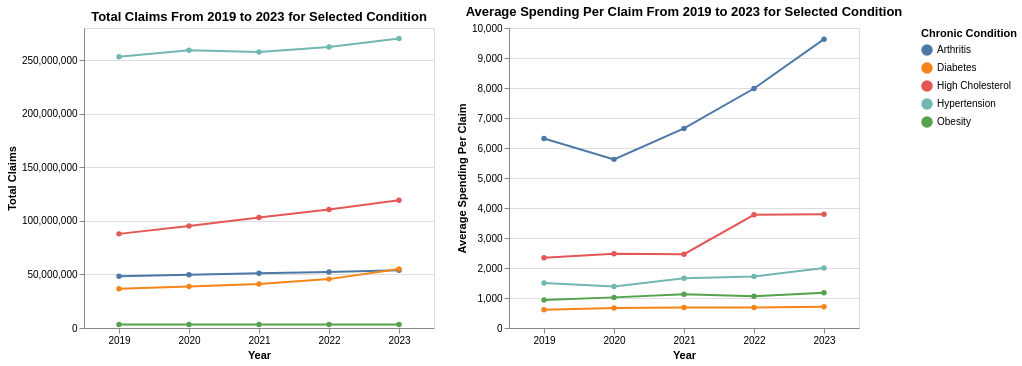

Notebook code for this chart:
### Code cell
input_dropdown = alt.binding_select(options=[None] + conditions,
                                    labels=["All"] + conditions,
                                    name="Chronic Condition: ")

selection = alt.selection_point(fields=["Disease_Category"],
                                bind=input_dropdown,
                                empty=True)

total_claims = alt.Chart(total_claims_df).mark_line(point=True).encode(
    x=alt.X("Year:N", axis=alt.Axis(labelAngle=0)),
    y=alt.Y("Tot_Clms:Q", title="Total Claims"),
    color=alt.Color("Disease_Category:N", legend=alt.Legend(title="Chronic Condition")),
    tooltip=[alt.Tooltip("Disease_Category:N", title="Condition"),
             alt.Tooltip("Year:N"),
             alt.Tooltip("Tot_Clms:Q", title="Total Claims")]
).add_params(
    selection
).transform_filter(
    selection
).properties(
    width=WIDTH,
    height=HEIGHT,
    title="Total Claims From 2019 to 2023 for Selected Condition"
)

average_price = alt.Chart(avg_price_df).mark_line(point=True).encode(
    x=alt.X("Year:N", axis=alt.Axis(labelAngle=0)),
    y=alt.Y("Avg_Spnd_Per_Clm:Q", title="Average Spending Per Claim"),
    color=alt.Color("Disease_Category:N", legend=alt.Legend(title="Chronic Condition")),
    tooltip=[alt.Tooltip("Disease_Category:N", title="Condition"),
             alt.Tooltip("Year:N"),
             alt.Tooltip("Avg_Spnd_Per_Clm:Q", title="Average Spending Per Claim")]
).add_params(
    selection
).transform_filter(
    selection
).properties(
    width=WIDTH,
    height=HEIGHT,
    title="Average Spending Per Claim From 2019 to 2023 for Selected Condition"
)

combined_plot = total_claims | average_price
combined_plot

### Figure 1 — Vega-Lite specification as saved in the notebook (floating-point values rounded to 4 significant figures)
{"config": {"view": {"continuousWidth": 300, "continuousHeight": 300}}, "hconcat": [{"data": {"name": "data-6ce9f1357371d5bf1bb20a6773851090"}, "mark": {"type": "line", "point": true}, "encoding": {"color": {"field": "Disease_Category", "legend": {"title": "Chronic Condition"}, "type": "nominal"}, "tooltip": [{"field": "Disease_Category", "title": "Condition", "type": "nominal"}, {"field": "Year", "type": "nominal"}, {"field": "Tot_Clms", "title": "Total Claims", "type": "quantitative"}], "x": {"axis": {"labelAngle": 0}, "field": "Year", "type": "nominal"}, "y": {"field": "Tot_Clms", "title": "Total Claims", "type": "quantitative"}}, "height": 300, "name": "view_35", "title": "Total Claims From 2019 to 2023 for Selected Condition", "transform": [{"filter": {"param": "param_89", "empty": true}}], "width": 350}, {"data": {"name": "data-19c334c990d9995798fb9e9f4f8e40a9"}, "mark": {"type": "line", "point": true}, "encoding": {"color": {"field": "Disease_Category", "legend": {"title": "Chronic Condition"}, "type": "nominal"}, "tooltip": [{"field": "Disease_Category", "title": "Condition", "type": "nominal"}, {"field": "Year", "type": "nominal"}, {"field": "Avg_Spnd_Per_Clm", "title": "Average Spending Per Claim", "type": "quantitative"}], "x": {"axis": {"labelAngle": 0}, "field": "Year", "type": "nominal"}, "y": {"field": "Avg_Spnd_Per_Clm", "title": "Average Spending Per Claim", "type": "quantitative"}}, "height": 300, "name": "view_36", "title": "Average Spending Per Claim From 2019 to 2023 for Selected Condition", "transform": [{"filter": {"param": "param_89", "empty": true}}], "width": 350}], "params": [{"name": "param_89", "select": {"type": "point", "fields": ["Disease_Category"]}, "bind": {"input": "select", "options": [null, "Hypertension", "High Cholesterol", "Diabetes", "Obesity", "Arthritis"], "labels": ["All", "Hypertension", "High Cholesterol", "Diabetes", "Obesity", "Arthritis"], "name": "Chronic Condition: "}, "views": ["view_35", "view_36"]}], "$schema": "https://vega.github.io/schema/vega-lite/v5.8.0.json", "datasets": {"data-6ce9f1357371d5bf1bb20a6773851090": [{"Disease_Category": "Arthritis", "Year": 2019, "Tot_Clms": 48340000.0}, {"Disease_Category": "Arthritis", "Year": 2020, "Tot_Clms": 49760000.0}, {"Disease_Category": "Arthritis", "Year": 2021, "Tot_Clms": 51010000.0}, {"Disease_Category": "Arthritis", "Year": 2022, "Tot_Clms": 52180000.0}, {"Disease_Category": "Arthritis", "Year": 2023, "Tot_Clms": 53790000.0}, {"Disease_Category": "Diabetes", "Year": 2019, "Tot_Clms": 36570000.0}, {"Disease_Category": "Diabetes", "Year": 2020, "Tot_Clms": 38690000.0}, {"Disease_Category": "Diabetes", "Year": 2021, "Tot_Clms": 41040000.0}, {"Disease_Category": "Diabetes", "Year": 2022, "Tot_Clms": 45630000.0}, {"Disease_Category": "Diabetes", "Year": 2023, "Tot_Clms": 55170000.0}, {"Disease_Category": "High Cholesterol", "Year": 2019, "Tot_Clms": 87850000.0}, {"Disease_Category": "High Cholesterol", "Year": 2020, "Tot_Clms": 95240000.0}, {"Disease_Category": "High Cholesterol", "Year": 2021, "Tot_Clms": 103100000.0}, {"Disease_Category": "High Cholesterol", "Year": 2022, "Tot_Clms": 110500000.0}, {"Disease_Category": "High Cholesterol", "Year": 2023, "Tot_Clms": 119200000.0}, {"Disease_Category": "Hypertension", "Year": 2019, "Tot_Clms": 253200000.0}, {"Disease_Category": "Hypertension", "Year": 2020, "Tot_Clms": 259300000.0}, {"Disease_Category": "Hypertension", "Year": 2021, "Tot_Clms": 257600000.0}, {"Disease_Category": "Hypertension", "Year": 2022, "Tot_Clms": 262400000.0}, {"Disease_Category": "Hypertension", "Year": 2023, "Tot_Clms": 270200000.0}, {"Disease_Category": "Obesity", "Year": 2019, "Tot_Clms": 3247000.0}, {"Disease_Category": "Obesity", "Year": 2020, "Tot_Clms": 3239000.0}, {"Disease_Category": "Obesity", "Year": 2021, "Tot_Clms": 3176000.0}, {"Disease_Category": "Obesity", "Year": 2022, "Tot_Clms": 3169000.0}, {"Disease_Category": "Obesity", "Year": 2023, "Tot_Clms": 3207000.0}], "data-19c334c990d9995798fb9e9f4f8e40a9": [{"Disease_Category": "Arthritis", "Year": 2019, "Avg_Spnd_Per_Clm": 6317.0}, {"Disease_Category": "Arthritis", "Year": 2020, "Avg_Spnd_Per_Clm": 5621.0}, {"Disease_Category": "Arthritis", "Year": 2021, "Avg_Spnd_Per_Clm": 6651.0}, {"Disease_Category": "Arthritis", "Year": 2022, "Avg_Spnd_Per_Clm": 7983.0}, {"Disease_Category": "Arthritis", "Year": 2023, "Avg_Spnd_Per_Clm": 9627.0}, {"Disease_Category": "Diabetes", "Year": 2019, "Avg_Spnd_Per_Clm": 607.9}, {"Disease_Category": "Diabetes", "Year": 2020, "Avg_Spnd_Per_Clm": 666.1}, {"Disease_Category": "Diabetes", "Year": 2021, "Avg_Spnd_Per_Clm": 685.5}, {"Disease_Category": "Diabetes", "Year": 2022, "Avg_Spnd_Per_Clm": 684.8}, {"Disease_Category": "Diabetes", "Year": 2023, "Avg_Spnd_Per_Clm": 710.4}, {"Disease_Category": "High Cholesterol", "Year": 2019, "Avg_Spnd_Per_Clm": 2345.0}, {"Disease_Category": "High Cholesterol", "Year": 2020, "Avg_Spnd_Per_Clm": 2473.0}, {"Disease_Category": "High Cholesterol", "Year": 2021, "Avg_Spnd_Per_Clm": 2459.0}, {"Disease_Category": "High Cholesterol", "Year": 2022, "Avg_Spnd_Per_Clm": 3774.0}, {"Disease_Category": "High Cholesterol", "Year": 2023, "Avg_Spnd_Per_Clm": 3788.0}, {"Disease_Category": "Hypertension", "Year": 2019, "Avg_Spnd_Per_Clm": 1501.0}, {"Disease_Category": "Hypertension", "Year": 2020, "Avg_Spnd_Per_Clm": 1380.0}, {"Disease_Category": "Hypertension", "Year": 2021, "Avg_Spnd_Per_Clm": 1659.0}, {"Disease_Category": "Hypertension", "Year": 2022, "Avg_Spnd_Per_Clm": 1721.0}, {"Disease_Category": "Hypertension", "Year": 2023, "Avg_Spnd_Per_Clm": 2003.0}, {"Disease_Category": "Obesity", "Year": 2019, "Avg_Spnd_Per_Clm": 936.0}, {"Disease_Category": "Obesity", "Year": 2020, "Avg_Spnd_Per_Clm": 1021.0}, {"Disease_Category": "Obesity", "Year": 2021, "Avg_Spnd_Per_Clm": 1121.0}, {"Disease_Category": "Obesity", "Year": 2022, "Avg_Spnd_Per_Clm": 1059.0}, {"Disease_Category": "Obesity", "Year": 2023, "Avg_Spnd_Per_Clm": 1178.0}]}}
